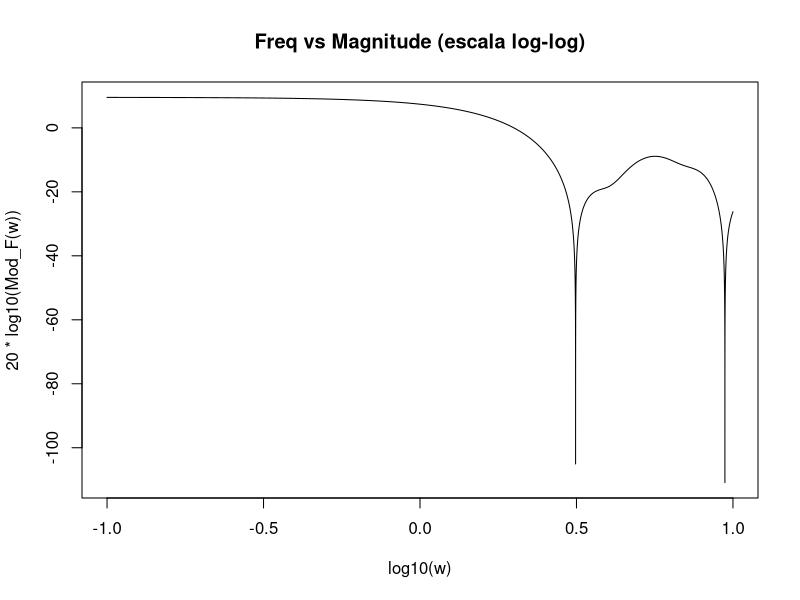
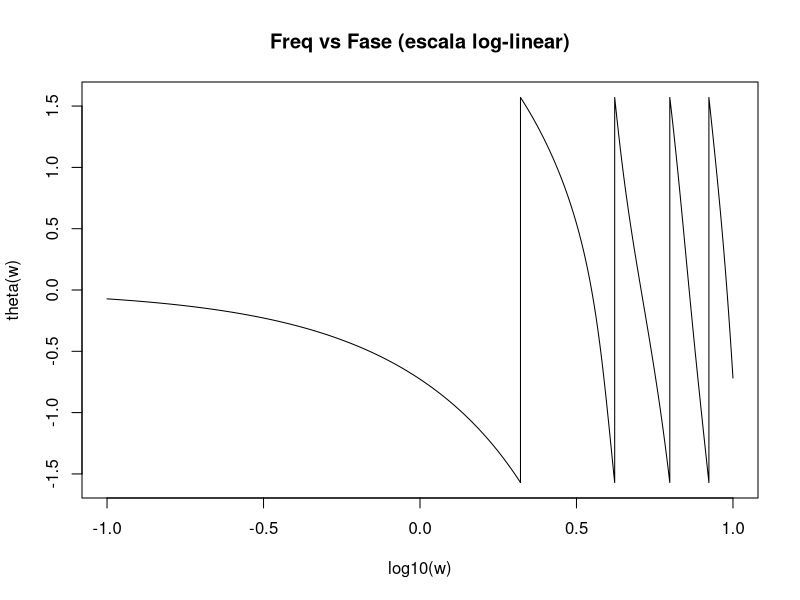
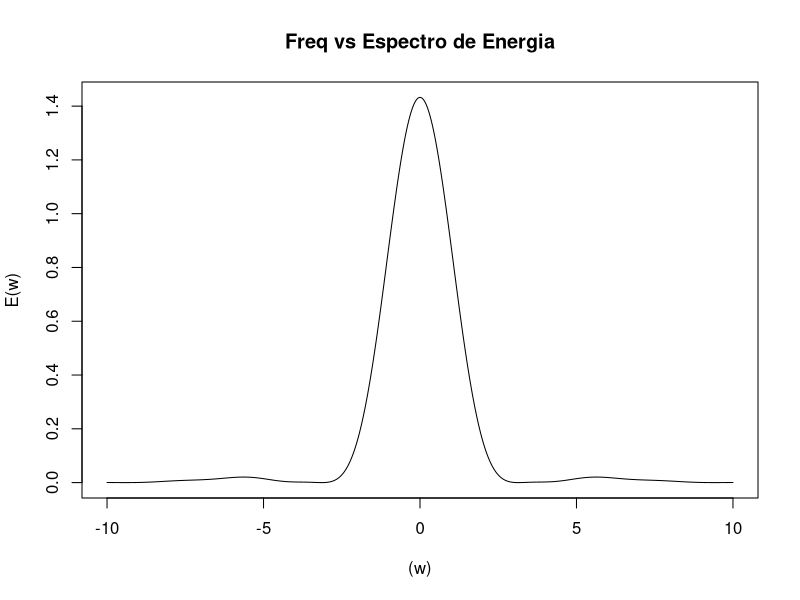

Reproduce these figures in R, in order.
## ---- chunk 1
knitr::opts_chunk$set(echo = TRUE)
## ---- chunk 2
A <- function(w) (sin(w) + sin(2*w))/w
B <- function(w) (cos(w) + cos(2*w) - (2/w)*sin(w))/w
Mod_F <- function(w) sqrt(A(w)^2 + B(w)^2)
theta <- function(w) atan(B(w)/A(w))
## ---- chunk 3
w <- seq(0.1, 10, l = 100000)
plot(log10(w), 20*log10(Mod_F(w)), type = "l", main = "Freq vs Magnitude (escala log-log)")
plot(log10(w), theta(w), type = "l", main = "Freq vs Fase (escala log-linear)")
## ---- chunk 4
w <- seq(-10, 10, l = 100000)
E <- function(w) (1/(2*pi)) * Mod_F(w)^2
plot((w), E(w), type = "l", main = "Freq vs Espectro de Energia")
## ---- chunk 5
safe_E <- function(w) {
  r <- E(w)
  ifelse(is.finite(r), r, 0)
}
integrate(safe_E, -500, 500)
